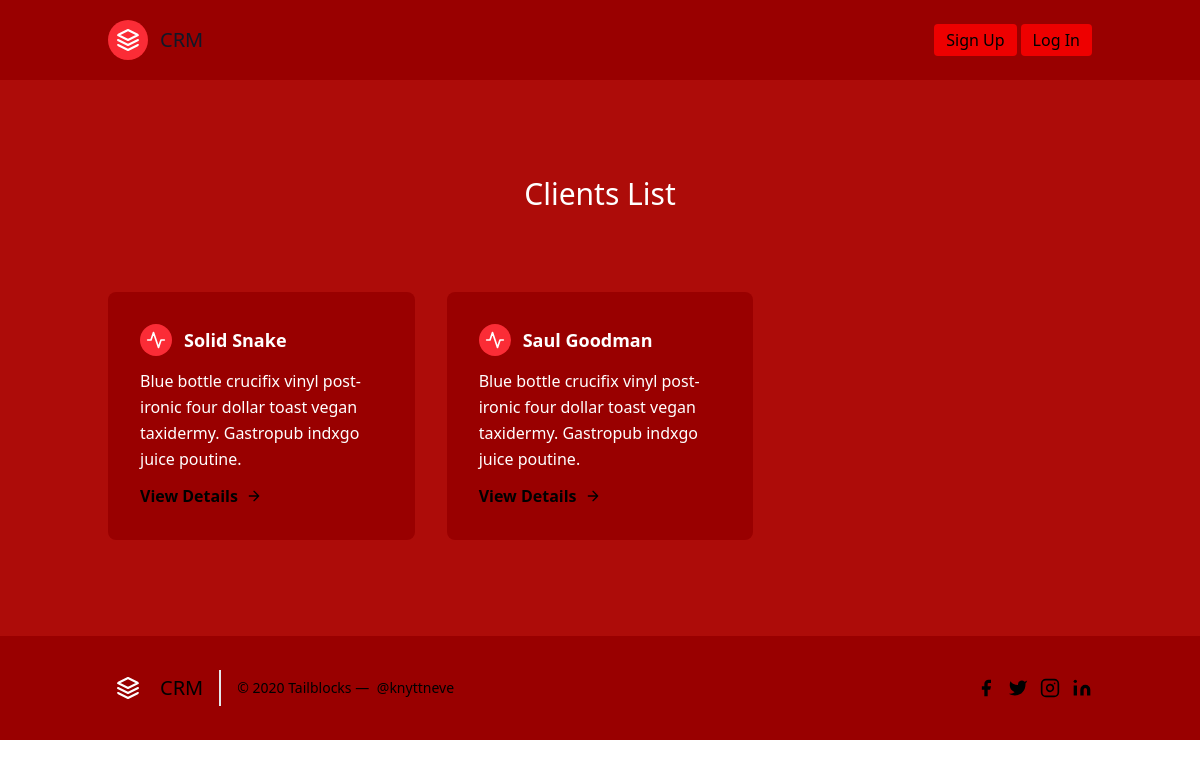
Page /leads/ on the earlier database version.
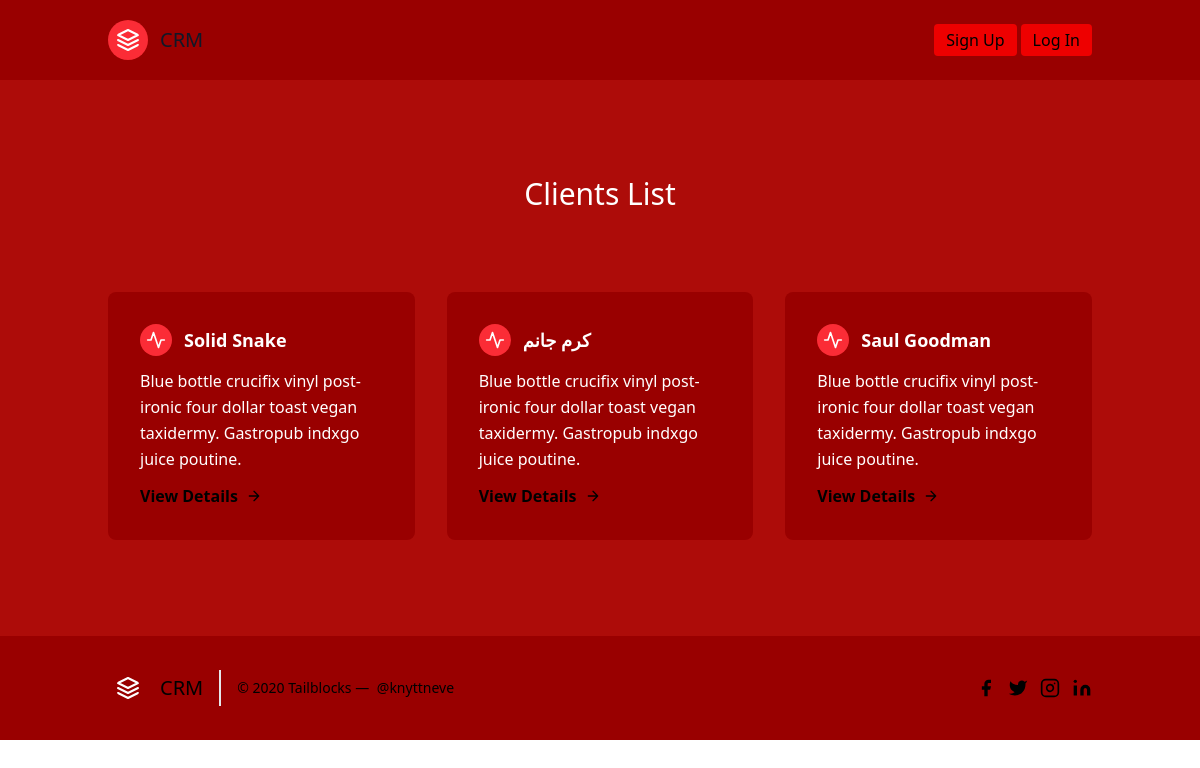
Same page on the later database version.
### leads/models.py (models this page shows, shortened)
class Client(models.Model): #this class stores the records of clients
    source_options = (
        ('1', 'Internet'),
        ('2', 'Newsletter'),
        ('3', 'TV'),
        ('4', 'Other')
    )
    first_name = models.CharField(max_length=40)
    last_name = models.CharField(max_length=40)
    email = models.EmailField()
    source = models.CharField(max_length=50, choices=source_options)
    profile_picture = models.ImageField(blank=True, null=True)
    phoned = models.BooleanField(default=False)
    age = models.IntegerField(validators=[MinValueValidator(18), MaxValueValidator(120)])
    files = models.FileField(blank=True, null=True)
    agent = models.ForeignKey(Agent, on_delete=models.CASCADE)

### leads/views.py (the view)
# urls.py: path('', LeadListView.as_view(), name='lead-list'),
class LeadListView(ListView):
    template_name = 'lead/lead_list.html'
    queryset = Client.objects.all()

### leads/templates/lead/lead_list.html
{% extends 'partials/base.html' %}
    {% block content %}
<section class="text-white body-font">
  <div class="container px-5 py-24 mx-auto"  >
    <div class="flex flex-col text-center w-full mb-20">
      <h1 class="sm:text-3xl text-2xl font-medium title-font text-white">Clients List</h1>
    </div>
    <div class="flex flex-wrap -m-4">
        {% for client in object_list %}
      <div class="p-4 md:w-1/3" >
        <div class="flex rounded-lg h-full p-8 flex-col" style="background-color:#990000">
          <div class="flex items-center mb-3">
            <div class="w-8 h-8 mr-3 inline-flex items-center justify-center rounded-full bg-red-500 text-white flex-shrink-0">
              <svg fill="none" stroke="currentColor" stroke-linecap="round" stroke-linejoin="round" stroke-width="2" class="w-5 h-5" viewBox="0 0 24 24" data-darkreader-inline-stroke="" style="--darkreader-inline-stroke: currentColor;">
                <path d="M22 12h-4l-3 9L9 3l-3 9H2"></path>
              </svg>
            </div>
            <h2 class="text-white text-lg title-font font-medium" style="font-weight:bold">{{client.first_name}} {{client.last_name}}
    </h2>
          </div>
          <div class="flex-grow">
            <p class="leading-relaxed text-base">Blue bottle crucifix vinyl post-ironic four dollar toast vegan taxidermy. Gastropub indxgo juice poutine.</p>
            <a href="{% url 'leads:lead-detail' client.pk %}" class="mt-3 text-black inline-flex items-center" style="font-weight:bold">View Details
              <svg fill="none" stroke="currentColor" stroke-linecap="round" stroke-linejoin="round" stroke-width="2" class="w-4 h-4 ml-2" viewBox="0 0 24 24" data-darkreader-inline-stroke="" style="--darkreader-inline-stroke: currentColor;">
                <path d="M5 12h14M12 5l7 7-7 7"></path>
              </svg>
            </a>
          </div>
        </div>
      </div>
          {% endfor %}
    </div>
  </div>
</section>
{% endblock %}

### leads/templates/partials/base.html (shortened to what this page needs)
<!doctype html>
<html>
  <head>
    <script src="https://unpkg.com/@tailwindcss/browser@4"></script>
  </head>
  <body>
    <div style="background-color:#ad0c09">
    {% include 'partials/header.html' %}
      {% block content %}
    {% endblock %}
      {% include 'partials/footer.html' %}
    </div>
  </body>
</html>

### leads/templates/partials/header.html (shortened to what this page needs)
<header class="text-black-600 body-font" style="background-color:#990000">
  <div class="container mx-auto flex flex-wrap p-5 flex-col md:flex-row items-center">
    <a class="flex title-font font-medium items-center text-gray-900 mb-4 md:mb-0">
      <span class="ml-3 text-xl">CRM</span>
    </a>
    {% if request.user.is_authenticated %}
    <nav class="md:ml-auto md:mr-auto flex flex-wrap items-center text-base justify-center">
          <a href="{% url 'leads:lead-list' %}"> <button class=" text-white bg-red-700 border-0 py-2 px-5  hover:bg-red-600 ">Clients List</button></a>
          <a href="{% url 'leads:lead-add' %}"> <button class=" text-white bg-red-700 border-0 py-2 px-5  hover:bg-red-600 ">Add Client</button></a>
          <a href="#"> <button class="  text-white bg-red-700 border-0 py-2 px-5  hover:bg-red-600 ">About</button></a>
         </nav>
    <a href="{% url 'account_logout' %}"><button   class=" mr-1 inline-flex items-center border-0 py-1 px-3 focus:outline-none hover:bg-gray-200 rounded text-base mt-4 md:mt-0" style="background-color:#ee0000">Log Out
        <path d="M5 12h14M12 5l7 7-7 7"></path>
    </button></a>
    <a href="#"><button  class=" mr-1 inline-flex items-center border-0 py-1 px-3 focus:outline-none hover:bg-gray-200 rounded text-base mt-4 md:mt-0" style="background-color:#ee0000">{{ request.user.username }}
        <path d="M5 12h14M12 5l7 7-7 7"></path>
    </button></a>
    {% else %}
    <a href="{% url 'account_signup' %}"><button   class=" mr-1 inline-flex items-center border-0 py-1 px-3 focus:outline-none hover:bg-gray-200 rounded text-base mt-4 md:mt-0" style="background-color:#ee0000">Sign Up
    </button></a>
      <a href="{% url 'account_login' %}"><button   class="  inline-flex items-center border-0 py-1 px-3 focus:outline-none hover:bg-gray-200 rounded text-base mt-4 md:mt-0" style="background-color:#ee0000">Log In
    </button></a>
    {% endif %}
  </div>
</header>

### leads/templates/partials/footer.html (shortened to what this page needs)
  <head>
    <script src="https://unpkg.com/@tailwindcss/browser@4"></script>
  </head>
<footer class="text-black-600 body-font" style="background-color:#990000">
  <div class="container px-5 py-8 mx-auto flex items-center sm:flex-row flex-col" >
    <a class="flex title-font font-medium items-center md:justify-start justify-center text-black-900">
      <span class="ml-3 text-xl">CRM</span>
    </a>
    <p class="text-sm text-black-500 sm:ml-4 sm:pl-4 sm:border-l-2 sm:border-gray-200 sm:py-2 sm:mt-0 mt-4">© 2020 Tailblocks —
      <a href="https://twitter.com/knyttneve" class="text-black-600 ml-1" rel="noopener noreferrer" target="_blank">@knyttneve</a>
    </p>
    <span class="inline-flex sm:ml-auto sm:mt-0 mt-4 justify-center sm:justify-start">
      <a class="text-black-500">
        <svg fill="currentColor" stroke-linecap="round" stroke-linejoin="round" stroke-width="2" class="w-5 h-5" viewBox="0 0 24 24" data-darkreader-inline-fill="" style="--darkreader-inline-fill: currentColor;">
          <path d="M18 2h-3a5 5 0 00-5 5v3H7v4h3v8h4v-8h3l1-4h-4V7a1 1 0 011-1h3z"></path>
        </svg>
      </a>
      <a class="ml-3 text-black-500">
      </a>
      <a class="ml-3 text-black-500">
      </a>
      <a class="ml-3 text-black-500">
      </a>
    </span>
  </div>
</footer>

Differences in the rows shown:
added Client: first_name "كرم", last_name "جانم"
